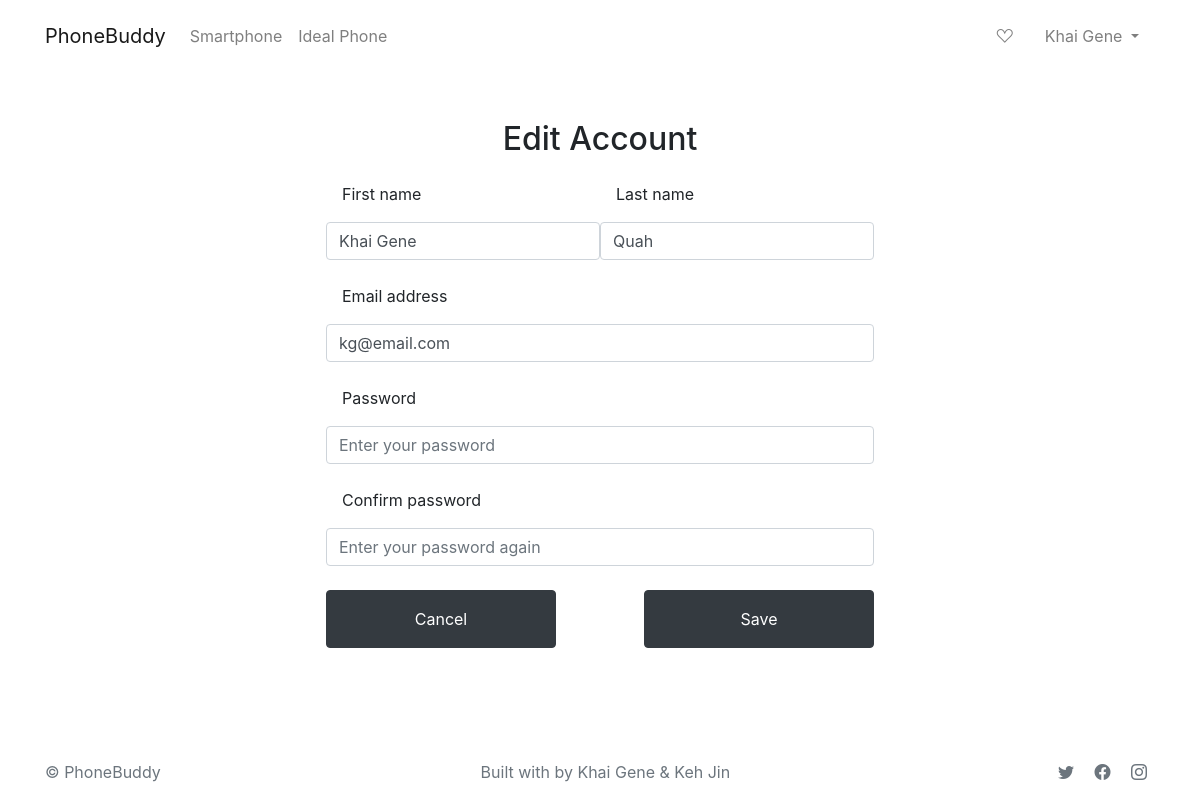
The page /edit (signed in) on the database its author committed.
### tables this page shows
CREATE TABLE User (
    id INTEGER PRIMARY KEY AUTOINCREMENT,
    first_name STRING NOT NULL,
    last_name STRING NOT NULL,
    email STRING NOT NULL UNIQUE,
    password STRING NOT NULL,
    type STRING NOT NULL
);

### app.py (the view, shortened to what this page needs)
@app.route('/edit',methods = ['GET','POST'])
def edit():
    if session.get('loggedin') == True:
        id = session['id']
        conn = get_db_connection()
        users = conn.execute('SELECT * FROM User WHERE id = ?',(id)).fetchall()
        form = EditForm(request.form)
        return render_template('edit.html',users = users, form = form)
    else:
        message = "Unauthorized Access! Please login to continue."
        flash(message,'InvalidLogin')
        return redirect('/login')

### app.py
class EditForm(Form):
    first_name = StringField('first_name',[validators.DataRequired()])
    last_name = StringField('last_name',[validators.DataRequired()])
    email = StringField('email',[validators.DataRequired()])
    password = PasswordField('password',[validators.Length(min = 6), validators.DataRequired(), validators.EqualTo('password_confirmation', message = 'Password Must Match')])
    password_confirmation = PasswordField('password_confirmation',[validators.DataRequired()])

### app.py (called while the page is built)
def get_db_connection():
    conn = sql.connect('database.db')
    conn.row_factory = sql.Row
    return conn

### templates/edit.html (shortened to what this page needs)
{% extends 'base.html' %}
{% block main %}
<div class="m-auto py-5" style="min-width: 500px;">
    <form action="/edit" method="POST">
        <div>
            <h2 class="text-center fw-bold fs-2 mb-4 p-0 m-0">Edit Account</h2>
          {% for user in users %}
            <div class="input-group justify-content-between">
                <div class="form-floating mb-4" style="min-width: 230px;">
                    <label for="firstName">First name</label>
                    <input id="first_name" name="first_name" class="form-control" placeholder="John" value= "{{ user[1] }}"  />
                </div>
                <div class="form-floating mb-4" style="min-width: 230px;">
                    <label for="lastName">Last name</label>
                    <input id="last_name" name="last_name" class="form-control" placeholder="Doe" value= "{{ user[2] }}"/>
                </div>
            </div>
            <div class="form-floating mb-4">
                <label for="email">Email address</label>
                <input id="email" name="email" class="form-control" type="email" placeholder="name@example.com" value= "{{ user[3] }}" />
            </div>
            <div class="form-floating mb-4">
                <label for="password">Password</label>
                <input id="password" name="password" class="form-control" type="Password" placeholder="Enter your password" />
            </div>
            <div class="form-floating mb-4">
                <label for="passwordConfirmation">Confirm password</label>
                <input id="password_confirmation" name="password_confirmation" class="form-control" type="password" placeholder="Enter your password again" />
            </div>
            {% endfor %}
            <div class="input-group justify-content-between">
                <div class="form-floating mb-4" style="min-width: 230px;">
                    <button type="reset" class="btn btn-dark d-block w-100 py-3 mb-4" href="/edit">Cancel</button>
                </div>
                <div class="form-floating mb-4" style="min-width: 230px;">
                <button type="submit" class="btn btn-dark d-block w-100 py-3 mb-4">Save</button>
            </div>
        </div>
        </div>
    </form>
</div>
{% endblock %}

### templates/base.html (shortened to what this page needs)
<!DOCTYPE html>
<html lang="en">
<head>
    <link rel="stylesheet" href="https://cdn.jsdelivr.net/npm/bootstrap@4.3.1/dist/css/bootstrap.min.css">
    <link rel="stylesheet" href="https://cdn.jsdelivr.net/npm/bootstrap-icons@1.5.0/font/bootstrap-icons.css" />
    <link rel="stylesheet"  type= "text/css" href="{{ url_for('static',filename='smartphone.css') }}" />
</head>
<body class="d-flex flex-column vh-100">
    <header>
        <nav class="navbar navbar-light navbar-expand-lg py-3 bg-white">
            <div class="container position-relative">
                <a href="/" class="navbar-brand">PhoneBuddy</a>
                <div class="collapse navbar-collapse">
                    <ul class="navbar-nav mr-auto">
                        <li class="nav-item">
                        <a class="nav-link" href="/smartphone">Smartphone</a>
                        </li>
                        <li class="nav-item">
                        <a class="nav-link" href="#">Ideal Phone</a>
                        </li>
                    </ul>
                </div>
                {% if session.username %}
                <ul class="navbar-nav">
                    <li class="nav-item px-2">
                        <a class="nav-link" href="/favourite">
                            <i class="bi bi-suit-heart"></i>
                        </a>
                    </li>
                    <li class="nav-item dropdown px-2">
                        <a class="nav-link dropdown-toggle" href="#" role="button" id="dropdownMenuLink" data-toggle="dropdown" aria-haspopup="true" aria-expanded="false">
                            {{ session.username }}
                          </a>
                    </li>
                </ul>
                {% else %}
                <ul class="navbar-nav">
                    <li class="nav-item dropdown px-1">
                        <a class="nav-link pl-4 pr-4" href="/login">Sign In</a>
                    </li>
                </ul>
                {% endif %}
            </div>
        </nav>
    </header>
    {% block main %}
    {% endblock %}
    <footer class="footer py-3">
        <div class="container d-flex justify-content-between">
            <p class="fs-6 m-0 text-muted">&copy; PhoneBuddy</p>
            <div class="d-flex">
                <p class="fs-6 m-0 text-muted">Built with by Khai Gene & Keh Jin</p>
            </div>
            <div>
                <a href="https://www.twitter.com" class="mx-2 text-muted text-decoration-none" target="_blank">
                    <i class="bi bi-twitter"></i>
                </a>
                <a href="https://www.facebook.com" class="mx-2 text-muted text-decoration-none" target="_blank">
                    <i class="bi bi-facebook"></i>
                </a>
                <a href="https://www.instagram.com" class="mx-2 text-muted text-decoration-none" target="_blank">
                    <i class="bi bi-instagram"></i>
                </a>
            </div>
        </div>
    </footer>
</body>
</html>

### static/smartphone.css (style rules this page uses)
label { padding-left: 1rem !important; padding-bottom: .5rem !important; }

### rows shown on the page
User: username "Khai Gene", first_name "Khai Gene", last_name "Quah", email "kg@email.com"
